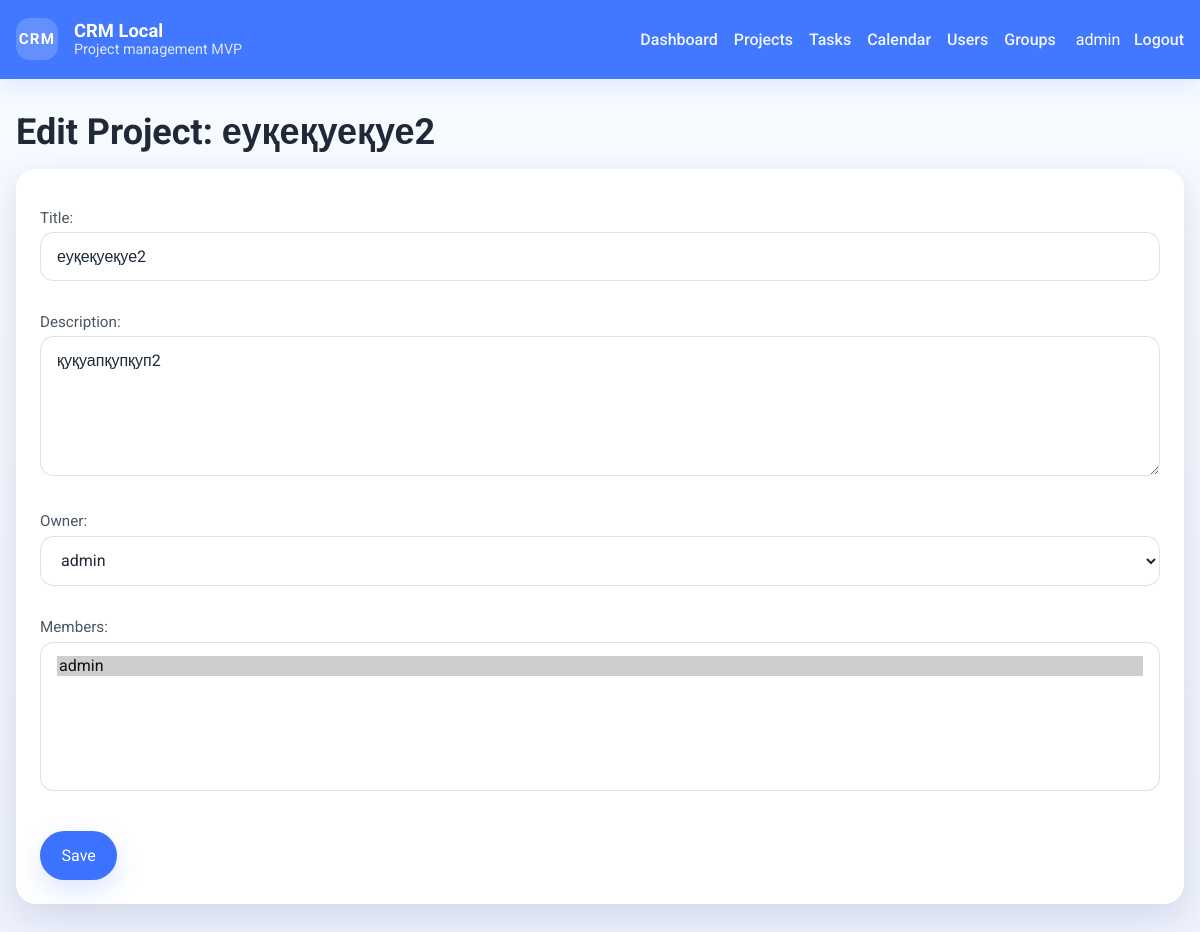
Before: /projects/1/edit/ (signed in) with the older database file.
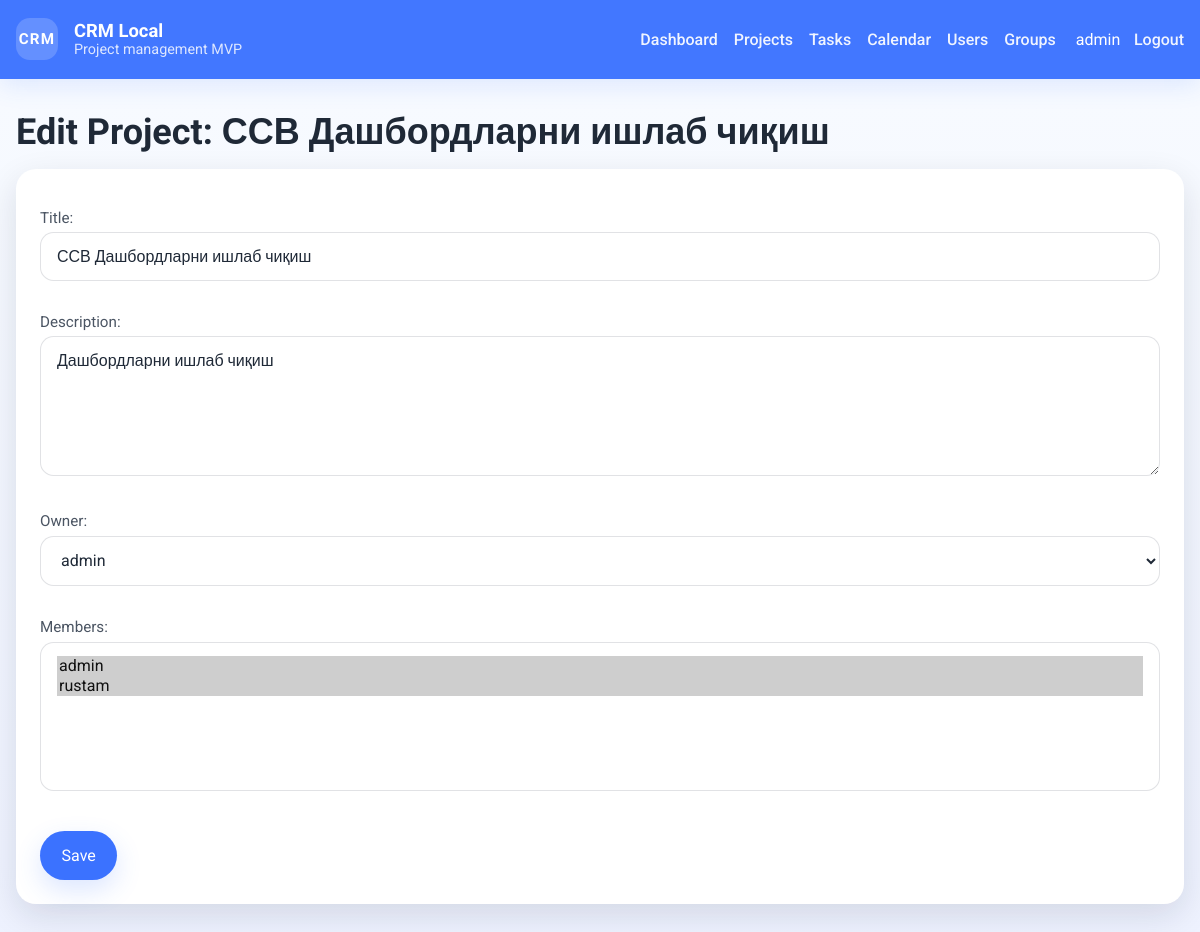
After: the same page with the newer database file.
### projects/models.py (models this page shows, shortened)
class Project(models.Model):
    title = models.CharField(max_length=200)
    description = models.TextField(blank=True)
    owner = models.ForeignKey(User, on_delete=models.CASCADE, related_name="owned_projects")
    members = models.ManyToManyField(User, blank=True, related_name="projects")
    created_at = models.DateTimeField(auto_now_add=True)
    updated_at = models.DateTimeField(auto_now=True)
    class Meta:
        ordering = ["title"]

### projects/views.py (the view)
# urls.py: path("projects/<int:pk>/edit/", views.project_update, name="project_update"),
@login_required
def project_update(request, pk):
    if not is_admin(request.user):
        return HttpResponseForbidden("Only admins can manage projects.")
    project = get_object_or_404(Project, pk=pk)
    form = ProjectForm(request.POST or None, instance=project)
    if form.is_valid():
        form.save()
        return redirect("project_list")
    return render(request, "projects/project_form.html", {"form": form, "form_title": f"Edit Project: {project.title}"})

### projects/forms.py
class ProjectForm(forms.ModelForm):
    class Meta:
        model = Project
        fields = ["title", "description", "owner", "members"]
        widgets = {
            "description": forms.Textarea(attrs={"rows": 4}),
            "members": forms.SelectMultiple(attrs={"size": 6}),
        }

### projects/views.py (called while the page is built)
def is_admin(user):
    return user.is_staff or user.groups.filter(name="Admins").exists()

### projects/templates/projects/project_form.html (shortened to what this page needs)
{% extends "projects/base.html" %}
{% block content %}
<h1>{{ form_title }}</h1>
<form method="post" class="entity-form">
    {{ form.as_p }}
    <button type="submit">Save</button>
</form>
{% endblock %}

Changed rows visible on the page:
changed Project "admin": title "еуқеқуеқуе2" → "ССВ Дашбордларни ишлаб чиқиш"; description "қуқуапқупқуп2" → "Дашбордларни ишлаб чиқиш"
Other visible differences:
form field members: "admin ☑" → "admin ☑ / rustam ☑"
text no longer shown: "Edit Project: еуқеқуеқуе2"
text now shown: "Edit Project: ССВ Дашбордларни ишлаб чиқиш"
